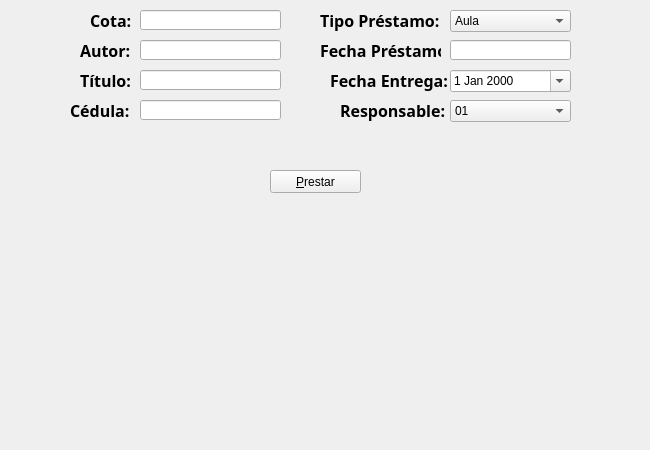
<?xml version="1.0" encoding="UTF-8"?>
<ui version="4.0">
 <class>FormPrestamo</class>
 <widget class="QWidget" name="FormPrestamo">
  <property name="geometry">
   <rect>
    <x>0</x>
    <y>0</y>
    <width>650</width>
    <height>450</height>
   </rect>
  </property>
  <property name="minimumSize">
   <size>
    <width>650</width>
    <height>450</height>
   </size>
  </property>
  <property name="maximumSize">
   <size>
    <width>650</width>
    <height>450</height>
   </size>
  </property>
  <property name="windowTitle">
   <string>Form</string>
  </property>
  <widget class="QLabel" name="lblCota">
   <property name="geometry">
    <rect>
     <x>90</x>
     <y>10</y>
     <width>51</width>
     <height>21</height>
    </rect>
   </property>
   <property name="font">
    <font>
     <family>Baskerville Old Face</family>
     <pointsize>12</pointsize>
     <weight>75</weight>
     <bold>true</bold>
    </font>
   </property>
   <property name="text">
    <string>Cota: </string>
   </property>
  </widget>
  <widget class="QLineEdit" name="lineEditCota">
   <property name="geometry">
    <rect>
     <x>140</x>
     <y>10</y>
     <width>141</width>
     <height>20</height>
    </rect>
   </property>
  </widget>
  <widget class="QLabel" name="lblTipoPrestamo">
   <property name="geometry">
    <rect>
     <x>320</x>
     <y>10</y>
     <width>121</width>
     <height>21</height>
    </rect>
   </property>
   <property name="font">
    <font>
     <family>Baskerville Old Face</family>
     <pointsize>12</pointsize>
     <weight>75</weight>
     <bold>true</bold>
    </font>
   </property>
   <property name="text">
    <string>Tipo Préstamo: </string>
   </property>
  </widget>
  <widget class="QComboBox" name="comboBoxTipoPrestamo">
   <property name="geometry">
    <rect>
     <x>450</x>
     <y>10</y>
     <width>121</width>
     <height>22</height>
    </rect>
   </property>
   <item>
    <property name="text">
     <string>Aula</string>
    </property>
   </item>
   <item>
    <property name="text">
     <string>Hogar</string>
    </property>
   </item>
  </widget>
  <widget class="QLineEdit" name="lineEditAutor">
   <property name="geometry">
    <rect>
     <x>140</x>
     <y>40</y>
     <width>141</width>
     <height>20</height>
    </rect>
   </property>
  </widget>
  <widget class="QLineEdit" name="lineEditTitulo">
   <property name="geometry">
    <rect>
     <x>140</x>
     <y>70</y>
     <width>141</width>
     <height>20</height>
    </rect>
   </property>
  </widget>
  <widget class="QLineEdit" name="lineEditCedula">
   <property name="geometry">
    <rect>
     <x>140</x>
     <y>100</y>
     <width>141</width>
     <height>20</height>
    </rect>
   </property>
  </widget>
  <widget class="QLabel" name="lblAutor">
   <property name="geometry">
    <rect>
     <x>80</x>
     <y>40</y>
     <width>61</width>
     <height>21</height>
    </rect>
   </property>
   <property name="font">
    <font>
     <family>Baskerville Old Face</family>
     <pointsize>12</pointsize>
     <weight>75</weight>
     <bold>true</bold>
    </font>
   </property>
   <property name="text">
    <string>Autor: </string>
   </property>
  </widget>
  <widget class="QLabel" name="lblTitulo">
   <property name="geometry">
    <rect>
     <x>80</x>
     <y>70</y>
     <width>61</width>
     <height>21</height>
    </rect>
   </property>
   <property name="font">
    <font>
     <family>Baskerville Old Face</family>
     <pointsize>12</pointsize>
     <weight>75</weight>
     <bold>true</bold>
    </font>
   </property>
   <property name="text">
    <string>Título: </string>
   </property>
  </widget>
  <widget class="QLabel" name="lblCedula">
   <property name="geometry">
    <rect>
     <x>70</x>
     <y>100</y>
     <width>71</width>
     <height>21</height>
    </rect>
   </property>
   <property name="font">
    <font>
     <family>Baskerville Old Face</family>
     <pointsize>12</pointsize>
     <weight>75</weight>
     <bold>true</bold>
    </font>
   </property>
   <property name="text">
    <string>Cédula: </string>
   </property>
  </widget>
  <widget class="QLabel" name="lblFechaP">
   <property name="geometry">
    <rect>
     <x>320</x>
     <y>40</y>
     <width>121</width>
     <height>21</height>
    </rect>
   </property>
   <property name="font">
    <font>
     <family>Baskerville Old Face</family>
     <pointsize>12</pointsize>
     <weight>75</weight>
     <bold>true</bold>
    </font>
   </property>
   <property name="text">
    <string>Fecha Préstamo: </string>
   </property>
  </widget>
  <widget class="QLabel" name="lblFechaE">
   <property name="geometry">
    <rect>
     <x>330</x>
     <y>70</y>
     <width>121</width>
     <height>21</height>
    </rect>
   </property>
   <property name="font">
    <font>
     <family>Baskerville Old Face</family>
     <pointsize>12</pointsize>
     <weight>75</weight>
     <bold>true</bold>
    </font>
   </property>
   <property name="text">
    <string>Fecha Entrega: </string>
   </property>
  </widget>
  <widget class="QLabel" name="lblResponsable">
   <property name="geometry">
    <rect>
     <x>340</x>
     <y>100</y>
     <width>111</width>
     <height>21</height>
    </rect>
   </property>
   <property name="font">
    <font>
     <family>Baskerville Old Face</family>
     <pointsize>12</pointsize>
     <weight>75</weight>
     <bold>true</bold>
    </font>
   </property>
   <property name="text">
    <string>Responsable: </string>
   </property>
  </widget>
  <widget class="QLineEdit" name="lineEditFechaP">
   <property name="geometry">
    <rect>
     <x>450</x>
     <y>40</y>
     <width>121</width>
     <height>20</height>
    </rect>
   </property>
   <property name="toolTip">
    <string>El formato de la fecha es: DD/MM/AAAA</string>
   </property>
   <property name="readOnly">
    <bool>true</bool>
   </property>
  </widget>
  <widget class="QDateEdit" name="lineEditFechaE">
   <property name="geometry">
    <rect>
     <x>450</x>
     <y>70</y>
     <width>121</width>
     <height>22</height>
    </rect>
   </property>
   <property name="toolTip">
    <string>El formato de la fecha es: DD/MM/AAAA</string>
   </property>
   <property name="calendarPopup">
    <bool>true</bool>
   </property>
  </widget>
  <widget class="QComboBox" name="comboBoxResponsable">
   <property name="geometry">
    <rect>
     <x>450</x>
     <y>100</y>
     <width>121</width>
     <height>22</height>
    </rect>
   </property>
   <item>
    <property name="text">
     <string>01</string>
    </property>
   </item>
   <item>
    <property name="text">
     <string>02</string>
    </property>
   </item>
  </widget>
  <widget class="QPushButton" name="btnPrestar">
   <property name="geometry">
    <rect>
     <x>270</x>
     <y>170</y>
     <width>91</width>
     <height>23</height>
    </rect>
   </property>
   <property name="text">
    <string>&amp;Prestar</string>
   </property>
   <property name="icon">
    <iconset resource="recursos.qrc">
     <normaloff>:/images/book.png</normaloff>:/images/book.png</iconset>
   </property>
  </widget>
 </widget>
 <resources>
  <include location="recursos.qrc"/>
 </resources>
 <connections/>
</ui>
